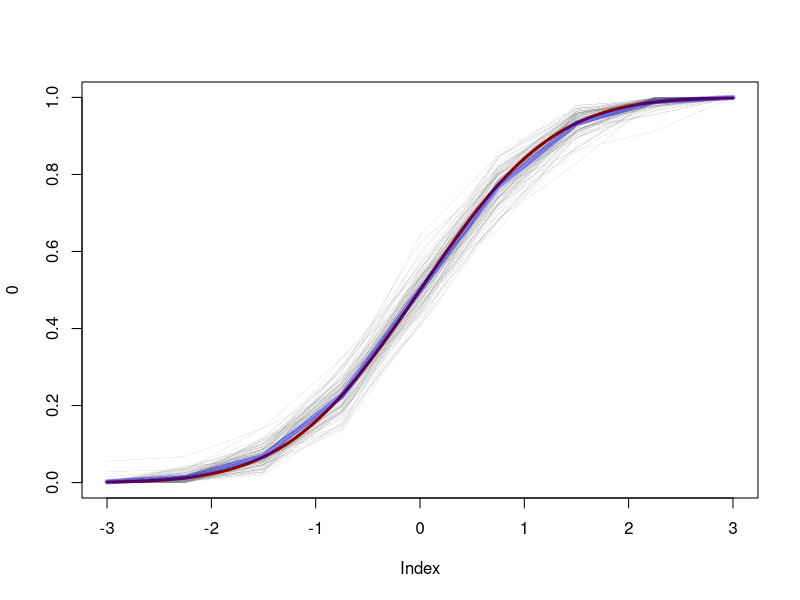

This figure's R source:
rdir <- function(N,a) {
  k <- length(a)
  x <- matrix(rgamma(k*N, a, 1), N, k, byrow=T)
  rowsums <- x %*% rep(1,k)
  x / as.vector(rowsums)
}

# Using the dirichlet distribution from gamma's
dp <- function(N=1,pG,a,xlim=c(0,1),n=1000) {
  x <- seq(xlim[1],xlim[2],length=n)
  x <- sort(c(-1e1000,x))
  dG0 <- pG(x[-1]) - pG(x[-length(x)])
  out <- rdir(N,a*dG0)
  G <- t(apply(out,1,cumsum))
  list("G"=G, "x"= x[-1])
}

########
N <- 100
a <- 100
xlim <- c(-3,3)
n <- 9
pG <- function(x) pnorm(x)

X <- dp(N=N,pG=pG,a=a,xlim=xlim,n=n)
plot(0,xlim=range(X$x),ylim=c(0,1),cex=0)
for (i in 1:nrow(X$G)) {
  lines(X$x,X$G[i,],type="l",col=rgb(.4,.4,.4),lwd=.1)
  cat("\r", i/nrow(X$G))
}
curve(pnorm,add=T,col="darkred",lwd=3)
EG <- apply(X$G,2,mean)
lines(X$x,EG,col=rgb(0,0,1,.4),lwd=5)
